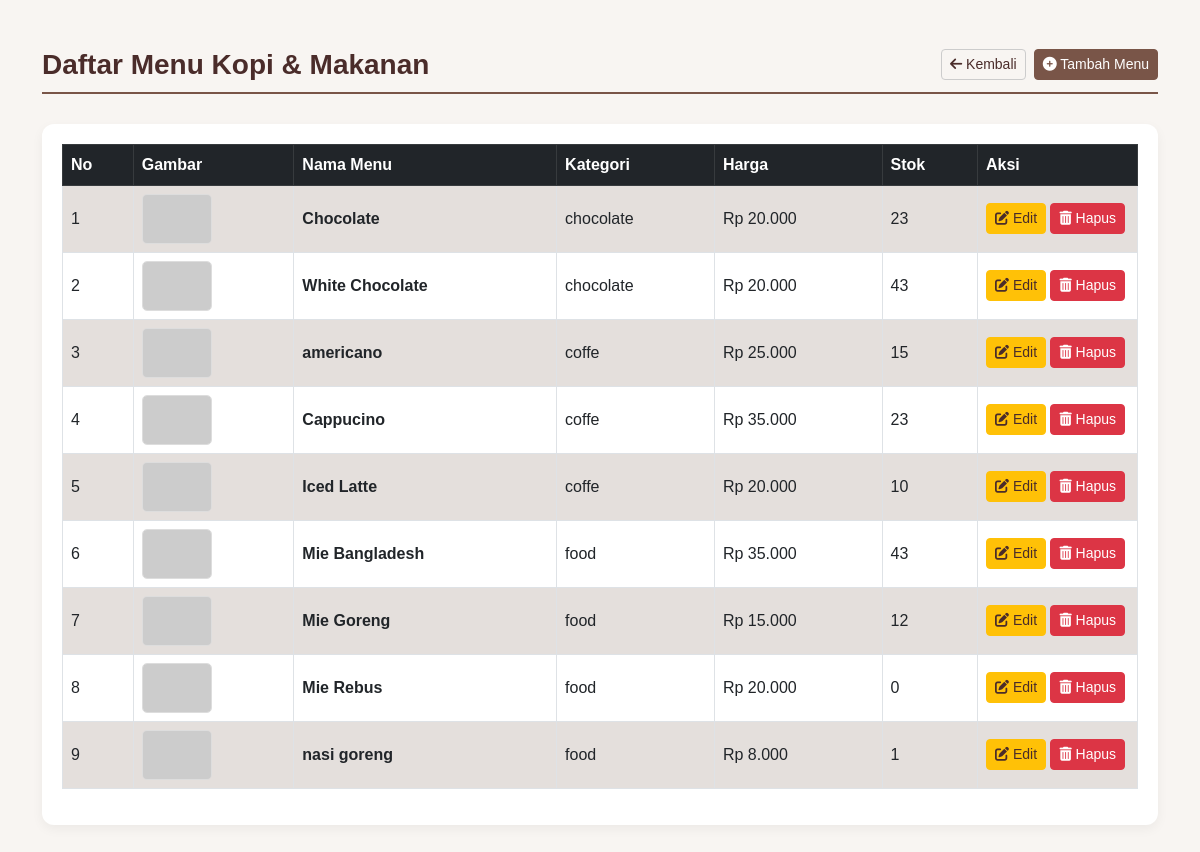
/KopiCa/admin/daftar_menu.php, run on the app's committed database.
### tables this page shows
CREATE TABLE `menu` (
  `id_menu` int(11) NOT NULL,
  `nama_menu` varchar(150) NOT NULL,
  `harga` decimal(12,2) NOT NULL,
  `stok` int(11) NOT NULL DEFAULT 0,
  `id_kategori` int(11) DEFAULT NULL,
  `gambar` varchar(255) DEFAULT NULL,
  `deskripsi` text DEFAULT NULL,
  `created_at` timestamp NOT NULL DEFAULT current_timestamp()
);

CREATE TABLE `kategori_menu` (
  `id_kategori` int(11) NOT NULL,
  `nama_kategori` varchar(100) NOT NULL
);

### KopiCa/config.php (called while the page is built, shortened)
<?php
function e($str) {
    return htmlspecialchars($str ?? '', ENT_QUOTES, 'UTF-8');
}
?>

### KopiCa/admin/daftar_menu.php (the view, shortened to what this page needs)
<?php
include '../config.php';
?>
<!DOCTYPE html>
<html lang="id">
<head>
    <link href="https://cdn.jsdelivr.net/npm/bootstrap@5.3.0/dist/css/bootstrap.min.css" rel="stylesheet">
    <link rel="stylesheet" href="https://cdnjs.cloudflare.com/ajax/libs/font-awesome/6.0.0-beta3/css/all.min.css">
</head>
<body>
<div class="container my-5">
  <h3 class="d-flex justify-content-between align-items-center">
    Daftar Menu Kopi & Makanan
    <span class="d-flex gap-2">
        <a href="index.php" class="btn btn-back-custom btn-sm"><i class="fas fa-arrow-left"></i> Kembali</a>
        <a href="menu_form.php" class="btn btn-primary btn-sm"><i class="fas fa-plus-circle"></i> Tambah Menu</a>
    </span>
  </h3>
  <div class="table-container">
    <table class="table table-bordered table-striped align-middle">
      <thead class="table-dark">
        <tr>
          <th>No</th>
          <th>Gambar</th>
          <th>Nama Menu</th>
          <th>Kategori</th>
          <th>Harga</th>
          <th>Stok</th>
          <th>Aksi</th>
        </tr>
      </thead>
      <tbody>
        <?php
       $result = $koneksi->query("
        SELECT m.*, k.nama_kategori
        FROM menu m
        LEFT JOIN kategori_menu k ON m.id_kategori = k.id_kategori
        ORDER BY k.nama_kategori ASC, m.nama_menu ASC
    ");
        $no = 1;
        while ($row = $result->fetch_assoc()):
            $image_url = e($row['gambar'] ?? '');
            $placeholder_url = 'https://placehold.co/70x50/ccc/fff?text=No+Img';
        ?>
        <tr>
          <td><?= $no++ ?></td>
          <td>
            <img src="<?= $image_url ?>"
                 alt="<?= e($row['nama_menu']) ?>"
                 class="menu-thumbnail"
                 onerror="this.onerror=null; this.src='<?= $placeholder_url ?>';">
          </td>
          <td class="fw-bold"><?= e($row['nama_menu']) ?></td>
          <td><?= e($row['nama_kategori']) ?></td>
          <td>Rp <?= number_format($row['harga'],0,',','.') ?></td>
          <td><?= e($row['stok']) ?></td>
          <td width="160" class="action-cell">
            <a href="menu_form.php?id=<?= $row['id_menu'] ?>" class="btn btn-warning btn-sm"><i class="fas fa-edit"></i> Edit</a>
            <a href="hapus.php?tabel=menu&id=<?= $row['id_menu'] ?>" onclick="return confirm('Yakin hapus menu: <?= e($row['nama_menu']) ?>?')" class="btn btn-danger btn-sm"><i class="fas fa-trash-alt"></i> Hapus</a>
          </td>
        </tr>
        <?php endwhile; ?>
      </tbody>
    </table>
  </div>
</div>
</body>
</html>

### KopiCa/admin/daftar_menu.php (style rules this page uses)
:root { --color-coffee-dark: #4A2C2A; --color-coffee-medium: #795548; --color-cream-light: #F8F5F2; }
body { background-color: var(--color-cream-light); color: var(--color-coffee-dark); font-family: Arial, sans-serif; }
h3 { color: var(--color-coffee-dark); border-bottom: 2px solid var(--color-coffee-medium); padding-bottom: 10px; margin-bottom: 30px; font-weight: 700; }
.table-dark { background-color: var(--color-coffee-dark) !important; color: var(--color-cream-light); }
.table-striped > tbody > tr:nth-of-type(odd) > * { background-color: #f0ebe8; }
.btn-primary { background-color: var(--color-coffee-medium); border-color: var(--color-coffee-medium); transition: background-color 0.3s; }
.btn-back-custom { background-color: var(--color-back-btn); color: var(--color-coffee-dark); border-color: #ccc; transition: background-color 0.3s; }
.btn-warning { background-color: #FFC107; border-color: #FFC107; color: var(--color-coffee-dark); }
.btn-danger { background-color: #DC3545; border-color: #DC3545; }
.action-cell { white-space: nowrap; }
.table-container { background-color: white; padding: 20px; border-radius: 12px; box-shadow: 0 4px 12px rgba(0, 0, 0, 0.05); }
.menu-thumbnail { width: 70px; height: 50px; object-fit: cover; border-radius: 5px; border: 1px solid #ddd; }

### data on the page
menu: nama_menu "Chocolate", id_kategori.nama_kategori "chocolate", harga "20.000", stok "23"
menu: nama_menu "White Chocolate", id_kategori.nama_kategori "chocolate", harga "20.000", stok "43"
menu: nama_menu "americano", id_kategori.nama_kategori "coffe", harga "25.000", stok "15"
menu: nama_menu "Cappucino", id_kategori.nama_kategori "coffe", harga "35.000", stok "23"
menu: nama_menu "Iced Latte", id_kategori.nama_kategori "coffe", harga "20.000", stok "10"
menu: nama_menu "Mie Bangladesh", id_kategori.nama_kategori "food", harga "35.000", stok "43"
menu: nama_menu "Mie Goreng", id_kategori.nama_kategori "food", harga "15.000", stok "12"
menu: nama_menu "Mie Rebus", id_kategori.nama_kategori "food", harga "20.000", stok "0"
menu: nama_menu "nasi goreng", id_kategori.nama_kategori "food", harga "8.000", stok "1"
